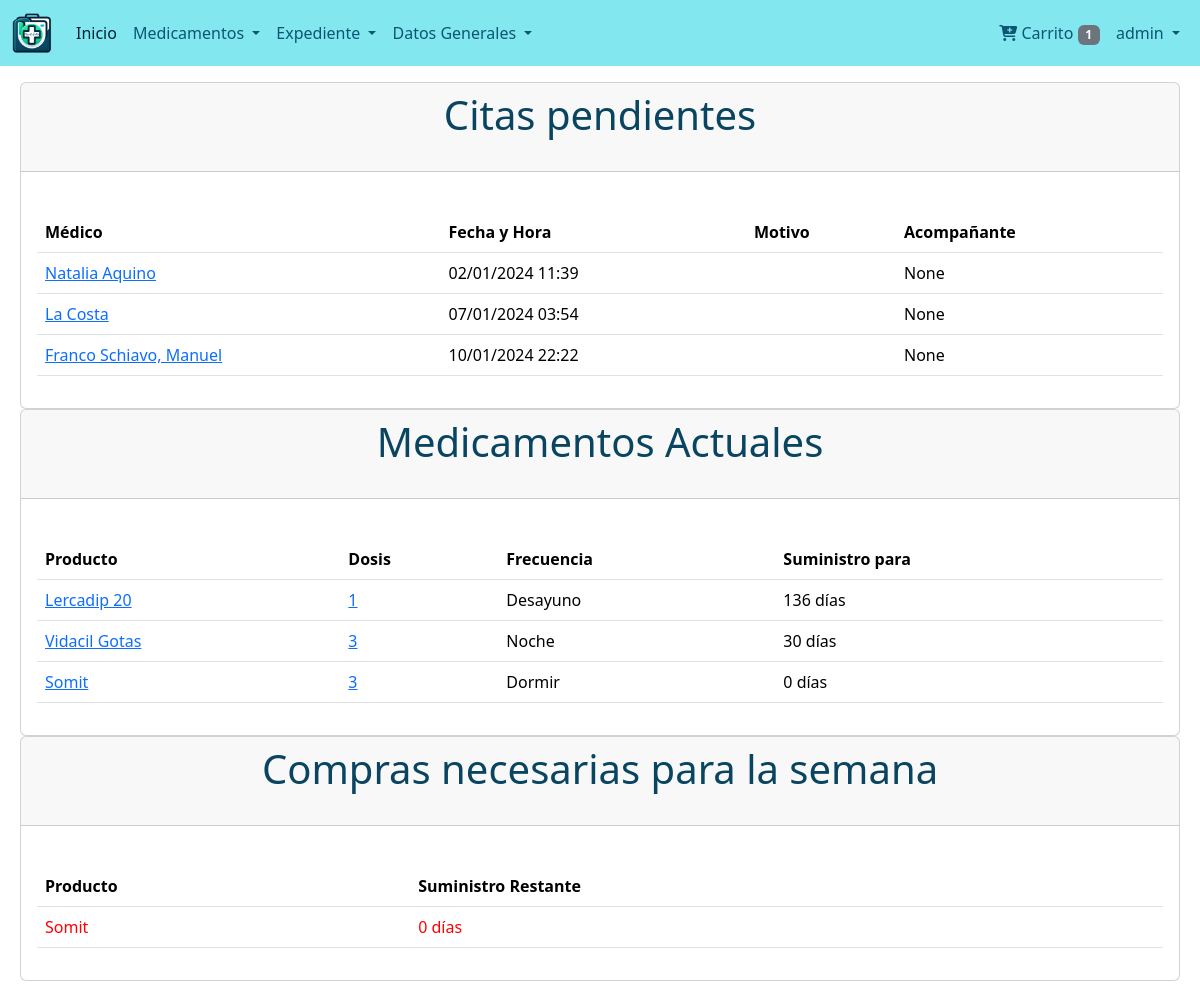
The page / (signed in) on the database its author committed.
### users/models.py (models this page shows)
class User(AbstractUser):
    def get_full_name(self):
        return '{} {}'.format(self.first_name,self.last_name)

### consultations/models.py (models this page shows, shortened)
class Appointment(models.Model):
    TYPE_CHOICES = (
        ('consulta', 'Consulta Médica'),
        ('analisis', 'Análisis Médico'),
    )
    tipo = models.CharField(max_length=10, choices=TYPE_CHOICES, default='consulta', verbose_name=_("Tipo de Cita"))
    doctor = models.ForeignKey(Doctor, on_delete=models.CASCADE, verbose_name=_("Médico"))
    fecha_hora = models.DateTimeField(verbose_name=_("Fecha y Hora"))
    motivo = models.TextField(blank=True, verbose_name=_("Motivo"))
    costo = models.DecimalField(max_digits=10, decimal_places=0, default=0, verbose_name=_("Costo de la Consulta"))
    acompanante = models.CharField(max_length=255, blank=True, null=True, verbose_name=_("Acompañante"))
    pendiente = models.BooleanField(default=True, verbose_name=_("Pendiente"))
    cita_posterior = models.PositiveIntegerField(default=0, verbose_name=_("Días para la siguiente cita"))
    nota = models.TextField(blank=True, verbose_name=_("Notas"))
    class Meta:
        verbose_name = _("Cita")
        verbose_name_plural = _("Citas")

class Doctor(models.Model):
    nombre = models.CharField(max_length=255, verbose_name=_("Nombre del Médico"))
    especialidad = models.ForeignKey(Specialty, on_delete=models.SET_NULL, null=True, blank=True, verbose_name=_("Especialidad"))
    telefono_personal = models.CharField(max_length=20, blank=True, null=True, verbose_name=_("Celular"))
    ubicacion = models.CharField(max_length=255, blank=True, null=True, verbose_name=_("Consultorio"))
    telefono_reserva = models.CharField(max_length=20, blank=True, null=True, verbose_name=_("Teléfono"))
    notas = models.TextField(blank=True, verbose_name=_("Notas"))
    imagen = models.ImageField(upload_to='doctores/', blank=True, null=True, verbose_name=_("Imagen"))
    class Meta:
        verbose_name = ("Doctor")
        verbose_name_plural = ("Doctores")

class Prescription(models.Model):
    consulta = models.ForeignKey(
    'consultations.Consultation',
    on_delete=models.CASCADE,
    related_name='prescriptions',
    null=False, verbose_name=_("Consulta Relacionada")
    )
    producto = models.ForeignKey(
        Product,
        on_delete=models.CASCADE,
        related_name='prescriptions',
        verbose_name=_("Producto")
    )
    dosis = models.PositiveIntegerField(verbose_name=_("Dosis diaria"))
    frecuencia = models.CharField(max_length=255, verbose_name=_("Frecuencia"))
    periodo = models.PositiveIntegerField(null=True,blank=True, verbose_name=_("Periodo (días)"))
    periodo_indefinido = models.BooleanField(default=False, verbose_name=_("Periodo Indefinido"))
    activa = models.BooleanField(default=True, verbose_name=_("Activa"))
    class Meta:
        verbose_name = _("Prescripción")
        verbose_name_plural = _("Prescripciones")

### products/models.py (models this page shows, shortened)
class Product(models.Model):
    nombre_local = models.CharField("Nombre", max_length=50, unique=True)
    existencia = models.PositiveBigIntegerField("Existencia en Inventario")
    uso_cotidiano=models.BooleanField("Usado actualmente", default=True)
    venta_controlada = models.BooleanField("Venta Controlada", default=False)
    presentacion = models.ForeignKey(Presentation, on_delete=models.SET_NULL, null=True, blank=True)
    cantidad_caja=models.PositiveBigIntegerField("Cantidad por caja", default=1)
    precio = models.PositiveBigIntegerField("Precio", default=0)
    compuesto_principal = models.TextField("Compuesto Principal", max_length=100, blank=True) # Debe ser una lista desplegable
    especialidad = models.ManyToManyField(Specialty, blank=True)
    fabricante = models.CharField("Fabricante", max_length=100, null=True, blank=True)
    pais = models.CharField("País", max_length=50, default='Paraguay', blank=True)
    descripcion = models.TextField("Descripción", blank=True)
    usos = models.TextField("Usos posibles", blank=True)
    posologia = models.TextField("Posología", blank=True)
    embarazo = models.TextField("Embarazo", blank=True)
    lactancia = models.TextField("Lactancia", blank=True)
    contraindicaciones = models.TextField("Contraindicaciones", blank=True)
    precauciones = models.TextField("Precauciones", blank=True)
    reacciones_adversas = models.TextField("Reacciones Adversas", blank=True)
    interacciones = models.TextField("Interacciones", blank=True)
    codigo_barras = models.CharField(max_length=100, unique=True, null=True, blank=True)
    imagen_caja=models.ImageField(upload_to='products/',null=True, blank=True)
    slug=models.SlugField(null=True, blank=True, unique=True)
    creado_el = models.DateTimeField("Creado el", auto_now_add=True)
    @property
    def active_prescriptions(self):
        return self.prescriptions.filter(activa=True)
    @property
    def dias_de_cobertura(self):
        total_dosis_diaria = self.prescriptions.filter(activa=True).aggregate(
            total_dosis_diaria=Sum('dosis')
        )['total_dosis_diaria'] or 0
        if total_dosis_diaria == 0:
            return 99999  # Representa "infinito"
        return self.existencia // total_dosis_diaria
    class Meta:
        verbose_name = ("Producto")
        verbose_name_plural = ("Productos")

### medicfolio/views.py (the view)
# urls.py: path('', views.index, name='index'),
def index(request):
    appointments_active = Appointment.objects.filter(pendiente=True).order_by('fecha_hora')
    prescription_products = Product.objects.filter(prescriptions__activa=True).distinct()
    days_to_consider = int(request.GET.get('days', 7))
    all_products = Product.objects.all()
    products_purchase = [product for product in all_products if product.dias_de_cobertura <= days_to_consider]
    context = {
        'appointments_active': appointments_active,
        'prescription_products': prescription_products,
        'products_purchase': products_purchase,
    }
    return render(request, 'index.html', context)

### dispensers/context_processors.py (called while the page is built)
def cart_processor(request):
    dispenser = get_or_create_dispenser(request)
    return {'cart_item_count': dispenser.products.count() if dispenser else 0}

### dispensers/utils.py (called while the page is built, shortened)
def get_or_create_dispenser(request):
    user = request.user if request.user.is_authenticated else None
    if user:
        dispenser = Dispenser.objects.filter(user=user).first()
        if dispenser:
            request.session['dispenser_id'] = dispenser.dispenser_id
            return dispenser

### templates/index.html (shortened to what this page needs)
{% extends "base.html" %}
{% load static %}
{% block content %}
    {% if user.is_authenticated %}
        {% include "dashboard/dashboard.html" with appointments=appointments_active %}
    {% else %}
        {% include "snippets/presentation.html" %}
    {% endif %}
{% endblock content %}

### templates/navbar.html (shortened to what this page needs)
{% load static %}
{% url 'index' as index %}
{% url 'dispensers:dispenser' as dispenser %}
<nav class="navbar navbar-expand-lg custom-navbar-bg navbar-light">
    <div class="container-fluid">
        <a class="navbar-brand" href="{% url 'index' %}">
            <img src="{% static 'images/icono.png' %}" alt="MedicFolio Logo" style="height: 40px;">
        </a>
        <div class="collapse navbar-collapse" id="navbarNavAltMarkup">
            <div class="navbar-nav me-auto">
                {% if user.is_authenticated %}
                    <a class="nav-link text-white {% if request.path == index %}active{% endif %}" href="{{ index }}">
                        Inicio
                    </a>
                    <li class="nav-item dropdown">
                        <a class="nav-link dropdown-toggle text-white" href="#" id="navbarDropdownMenuLink" role="button" data-bs-toggle="dropdown" aria-expanded="false">
                            Medicamentos
                        </a>
                    </li>
                    <li class="nav-item dropdown">
                        <a class="nav-link dropdown-toggle text-white" href="#" id="navbarDropdownDatosGenerales" role="button" data-bs-toggle="dropdown" aria-expanded="false">
                            Expediente
                        </a>
                    </li>
                    <li class="nav-item dropdown">
                        <a class="nav-link dropdown-toggle text-white" href="#" id="navbarDropdownDatosGenerales" role="button" data-bs-toggle="dropdown" aria-expanded="false">
                            Datos Generales
                        </a>
                    </li>
                {% endif %}
            </div>
            <div class="navbar-nav ms-auto">
                {% if user.is_authenticated %}
                <li><a class="nav-link text-white" href="{{ dispenser }}">
                    <i class="fas fa-cart-plus"></i> Carrito
                    <span class="badge bg-secondary">{{ cart_item_count }}</span>
                </a></li>
                {% endif %}
                {% if user.is_authenticated %}
                <li class="nav-item dropdown">
                    <a class="nav-link dropdown-toggle text-white" href="#" id="navbarDropdownUserMenu" role="button" data-bs-toggle="dropdown" aria-expanded="false">
                        {{ user.username }}
                    </a>
                </li>
                {% endif %}
            </div>
        </div>
    </div>
</nav>

### dashboard/templates/dashboard/snippets/appointment.html
<table class="table mt-4">
    <thead>
        <tr>
            <th>Médico</th>
            <th>Fecha y Hora</th>
            <th>Motivo</th>
            <th>Acompañante</th>
        </tr>
    </thead>
    <tbody>
        {% if appointments_active %}
            {% for appointment in appointments_active %}
            <tr>
                <td>
                    <a href="{% url 'consultations:appointment_detail' appointment.pk %}">
                        {{ appointment.doctor.nombre }}
                    </a>
                </td>
                <td>{{ appointment.fecha_hora|date:"d/m/Y H:i" }}</td>
                <td>{{ appointment.motivo }}</td>
                <td>{{ appointment.acompanante }}</td>
            </tr>
            {% endfor %}
        {% else %}
            <tr>
                <td colspan="7">No hay citas disponibles.</td>
            </tr>
        {% endif %}
    </tbody>
</table>

### dashboard/templates/dashboard/snippets/medication.html
<table class="table mt-4">
    <thead>
        <tr>
            <th>Producto</th>
            <th>Dosis</th>
            <th>Frecuencia</th>
            <th>Suministro para</th>
        </tr>
    </thead>
    <tbody>
        {% for product in prescription_products %}
            {% for prescription in product.active_prescriptions %}
                <tr>
                    <td>
                        <a href="{% url 'products:product' product.slug %}">{{ product.nombre_local }}</a>
                    </td>
                    <td>
                        <a href="{% url 'consultations:prescription_detail' prescription.pk %}">{{ prescription.dosis }}</a>
                    </td>
                    <td>{{ prescription.frecuencia }}</td>
                    <td>{{ product.dias_de_cobertura }} días</td>
                </tr>
            {% empty %}
                <tr>
                    <td colspan="4">No hay prescripciones activas para este producto.</td>
                </tr>
            {% endfor %}
        {% empty %}
            <tr>
                <td colspan="4">No hay productos con prescripción activa.</td>
            </tr>
        {% endfor %}
    </tbody>
</table>

### dashboard/templates/dashboard/snippets/purchase.html
<table class="table mt-4">
    <thead>
        <tr>
            <th>Producto</th>
            <th>Suministro Restante</th>
        </tr>
    </thead>
    <tbody>
        {% for product in products_to_purchase %}
            <tr>
                <td style="{% if product.dias_de_cobertura < 1 and product.dias_de_cobertura != 99999 %}color: red;{% endif %}">
                    {{ product.nombre_local }}
                </td>
                <td style="{% if product.dias_de_cobertura < 1 and product.dias_de_cobertura != 99999 %}color: red;{% endif %}">
                    {% if product.dias_de_cobertura == 99999 %}
                        N/A
                    {% else %}
                        {{ product.dias_de_cobertura }} días
                    {% endif %}
                </td>
            </tr>
        {% empty %}
            <tr>
                <td colspan="2">No hay productos para comprar.</td>
            </tr>
        {% endfor %}
    </tbody>
</table>

### static/css/style.css (style rules this page uses)
.custom-navbar-bg { background-color: #82e7ee; }
.navbar-light .navbar-nav .nav-link { color: #0c5573 !important; }
.navbar-light .navbar-nav .nav-link.active, .navbar-light .navbar-nav .nav-link:hover { color: #012237 !important; }

### rows shown on the page
User: username "admin"
Appointment: doctor.nombre "Natalia Aquino", fecha_hora "02/01/2024 11:39", acompanante "None"
Appointment: doctor.nombre "La Costa", fecha_hora "07/01/2024 03:54", acompanante "None"
Appointment: doctor.nombre "Franco Schiavo, Manuel", fecha_hora "10/01/2024 22:22", acompanante "None"
Product: nombre_local "Lercadip 20", dias_de_cobertura "136"
Prescription: dosis "1", frecuencia "Desayuno"
Product: nombre_local "Vidacil Gotas", dias_de_cobertura "30"
Prescription: dosis "3", frecuencia "Noche"
Product: nombre_local "Somit", dias_de_cobertura "0"
Prescription: dosis "3", frecuencia "Dormir"

### other values the page prints
{{ cart_item_count }} "1"
